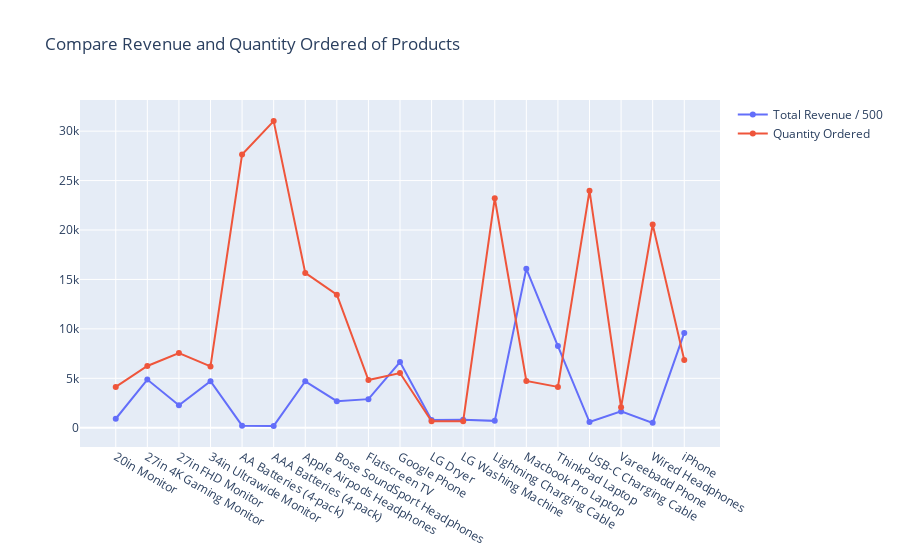

The notebook cell this image was saved under:
### Code cell
fig_compare_product = go.Figure(data = plot_data_compare_product, layout = plot_data_compare_layout)
# pyoff.iplot(fig)
fig_compare_product.show()

### Figure 1 — Plotly figure (JSON) as saved in the notebook; plotly's stock layout.template omitted (floating-point values rounded to 4 significant figures)
{"data": [{"name": "Total Revenue / 500", "type": "scatter", "x": ["20in Monitor", "27in 4K Gaming Monitor", "27in FHD Monitor", "34in Ultrawide Monitor", "AA Batteries (4-pack)", "AAA Batteries (4-pack)", "Apple Airpods Headphones", "Bose SoundSport Headphones", "Flatscreen TV", "Google Phone", "LG Dryer", "LG Washing Machine", "Lightning Charging Cable", "Macbook Pro Laptop", "ThinkPad Laptop", "USB-C Charging Cable", "Vareebadd Phone", "Wired Headphones", "iPhone"], "y": [908.3, 4870.0, 2265.0, 4711.0, 212.2, 185.5, 4698.0, 2691.0, 2891.0, 6638.0, 775.2, 799.2, 694.2, 16080.0, 8260.0, 573.0, 1654.0, 493.0, 9589.0]}, {"name": "Quantity Ordered", "type": "scatter", "x": ["20in Monitor", "27in 4K Gaming Monitor", "27in FHD Monitor", "34in Ultrawide Monitor", "AA Batteries (4-pack)", "AAA Batteries (4-pack)", "Apple Airpods Headphones", "Bose SoundSport Headphones", "Flatscreen TV", "Google Phone", "LG Dryer", "LG Washing Machine", "Lightning Charging Cable", "Macbook Pro Laptop", "ThinkPad Laptop", "USB-C Charging Cable", "Vareebadd Phone", "Wired Headphones", "iPhone"], "y": [4129, 6244, 7550, 6199, 27635, 31017, 15661, 13457, 4819, 5532, 646, 666, 23217, 4728, 4130, 23975, 2068, 20557, 6849]}], "layout": {"title": {"text": "Compare Revenue and Quantity Ordered of Products"}, "xaxis": {"type": "category"}}}
